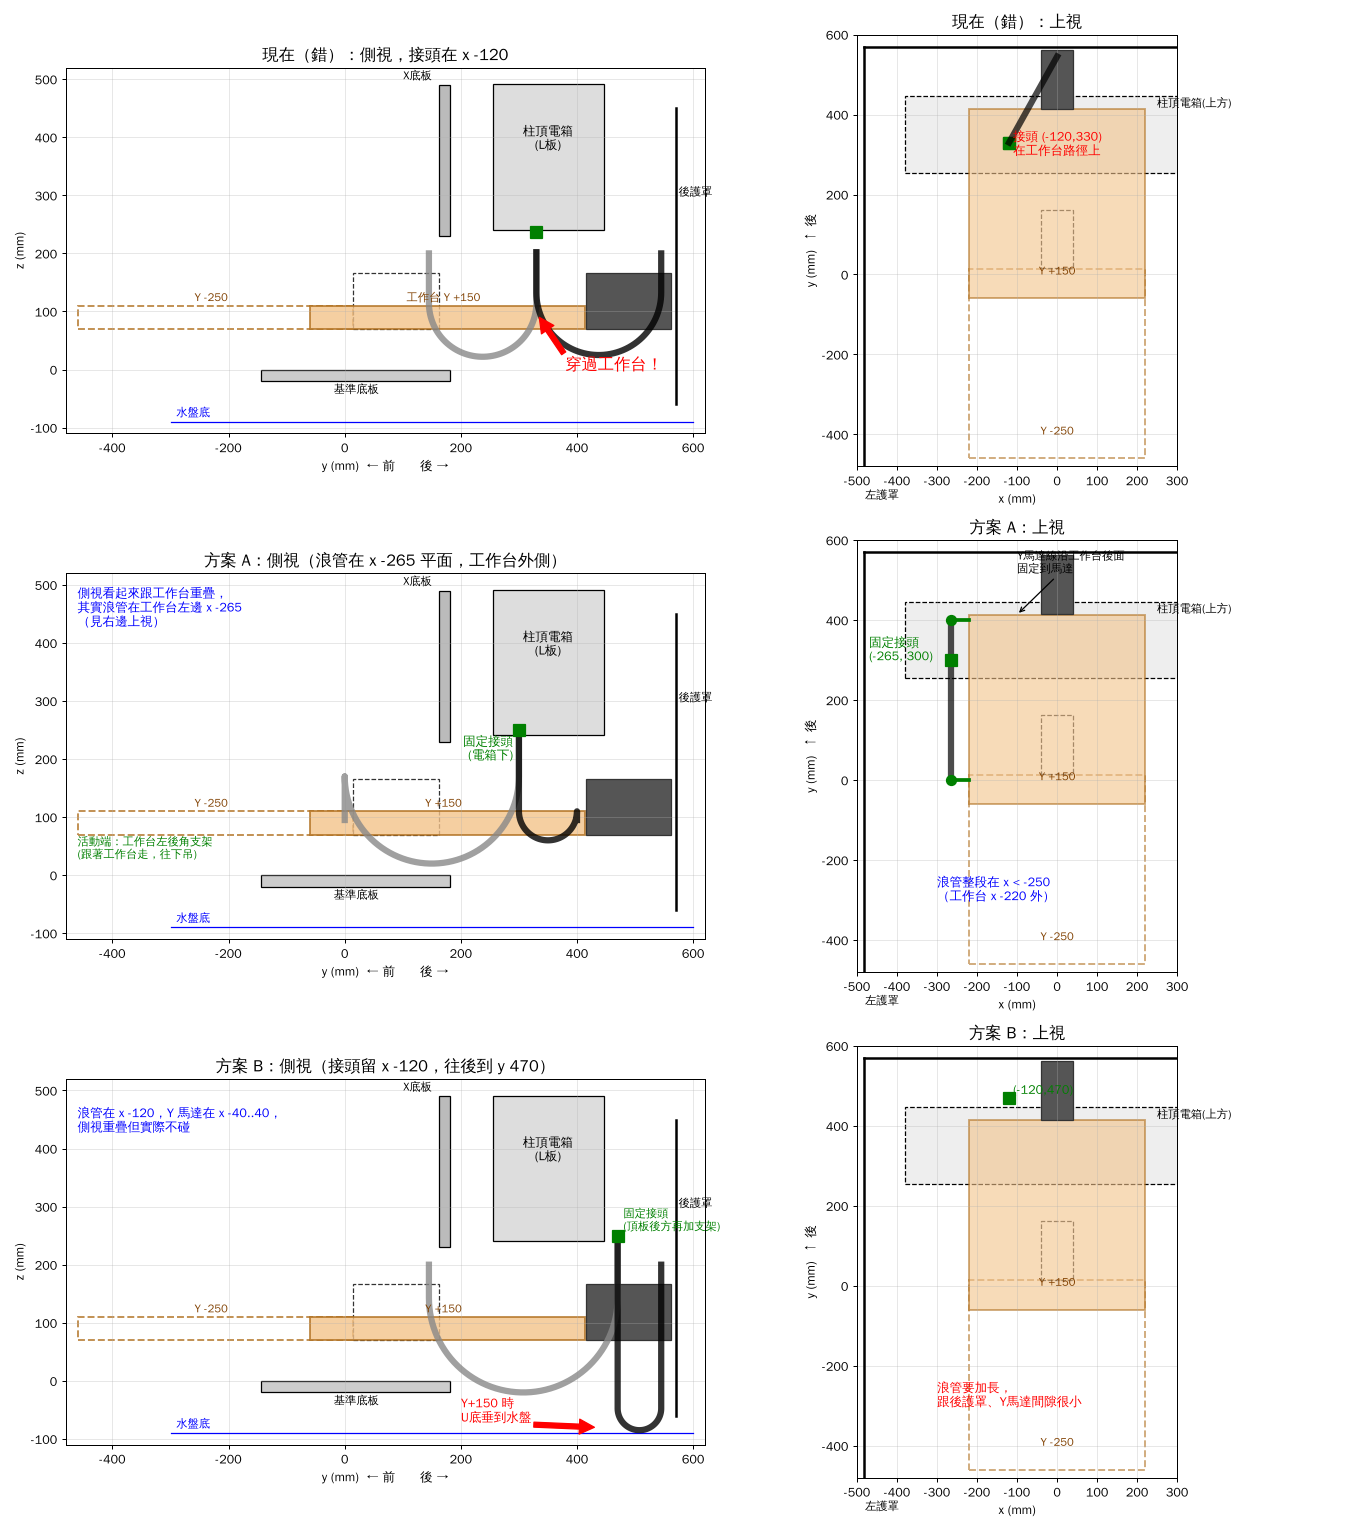

This chart was generated by the following Python code:
import matplotlib; matplotlib.use('Agg')
import matplotlib.pyplot as plt, numpy as np
from matplotlib.patches import Rectangle
plt.rcParams['font.family']='WenQuanYi Zen Hei'; plt.rcParams['axes.unicode_minus']=False
def U(y0,z0,y1,z1,zb,n=60):          # hanging U: fixed leg (y0,z0) down, moving leg (y1,z1) down, bottom at zb
    r=abs(y1-y0)/2; yc=(y0+y1)/2
    l0=np.linspace(z0,zb+r,10); l1=np.linspace(zb+r,z1,10)
    t=np.linspace(np.pi,2*np.pi,n) if y1>y0 else np.linspace(0,-np.pi,n)
    ay=yc+r*np.cos(t)*(1 if y1>y0 else 1); az=zb+r+r*np.sin(t)
    if y1<y0: ay=yc+r*np.cos(t); az=zb+r+r*np.sin(t)
    Y=np.r_[np.full(10,y0),ay,np.full(10,y1)]; Z=np.r_[l0,az,l1]; return Y,Z
fig,ax=plt.subplots(3,2,figsize=(15,17))
def frame_side(a,title):
    a.set_title(title,fontsize=13); a.set_xlabel('y (mm)  ← 前　　後 →'); a.set_ylabel('z (mm)')
    a.add_patch(Rectangle((255,241),191,250,fc='#ddd',ec='k')); a.text(350,380,'柱頂電箱\n(L板)',ha='center')
    a.add_patch(Rectangle((162,230),20,260,fc='#bbb',ec='k')); a.text(150,500,'X底板',ha='right',fontsize=9)
    a.plot([570,570],[-60,450],'k',lw=2); a.text(575,300,'後護罩',fontsize=9)
    a.add_patch(Rectangle((-145,-20),327,20,fc='#ccc',ec='k')); a.text(20,-40,'基準底板',ha='center',fontsize=9)
    a.plot([-300,600],[-90,-90],'b',lw=1); a.text(-290,-80,'水盤底',color='b',fontsize=9)
    a.set_xlim(-480,620); a.set_ylim(-110,520); a.set_aspect('equal'); a.grid(alpha=.3)
def table_side(a,Y,ls,lab):
    a.add_patch(Rectangle((-210+Y,70),474,40,fc='#f3c38a' if ls=='-' else 'none',ec='#b07020',ls=ls,lw=1.5,alpha=.8))
    a.add_patch(Rectangle((265+Y,70),147,96,fc='#555' if ls=='-' else 'none',ec='#333',ls=ls))
    a.text(20+Y,118,lab,ha='center',fontsize=9,color='#804000')
def frame_top(a,title):
    a.set_title(title,fontsize=13); a.set_xlabel('x (mm)'); a.set_ylabel('y (mm)  ↑ 後')
    a.add_patch(Rectangle((-380,255),760,191,fc='#eee',ec='k',ls='--')); a.text(250,420,'柱頂電箱(上方)',fontsize=9)
    a.plot([-484,-484],[-600,570],'k',lw=2); a.text(-480,-560,'左護罩',fontsize=9); a.plot([-484,484],[570,570],'k',lw=2)
    a.set_xlim(-500,300); a.set_ylim(-480,600); a.set_aspect('equal'); a.grid(alpha=.3)
def table_top(a,Y,ls,lab):
    a.add_patch(Rectangle((-220,-210+Y),440,474,fc='#f3c38a' if ls=='-' else 'none',ec='#b07020',ls=ls,lw=1.5,alpha=.6))
    a.add_patch(Rectangle((-40,265+Y),80,147,fc='#555' if ls=='-' else 'none',ec='#333',ls=ls))
    a.text(0,-150+Y,lab,ha='center',fontsize=9,color='#804000')
# row 0: current
a=ax[0,0]; frame_side(a,'現在（錯）：側視，接頭在 x -120'); table_side(a,-250,'--','Y -250'); table_side(a,150,'-','工作台 Y +150')
for Yp,c in ((-250,'#888'),(150,'k')):
    y,z=U(330,202,395+Yp,200,25 if Yp>0 else 22); a.plot(y,z,c,lw=5,alpha=.8)
a.plot(330,236,'gs',ms=10); a.annotate('穿過工作台！',(335,90),(380,0),color='r',fontsize=13,arrowprops=dict(color='r'))
a=ax[0,1]; frame_top(a,'現在（錯）：上視'); table_top(a,-250,'--','Y -250'); table_top(a,150,'-','Y +150')
a.plot([-120,-120],[330,330],'gs',ms=10); a.plot([-120,0],[330,545],'k',lw=5,alpha=.7); a.text(-110,300,'接頭 (-120,330)\n在工作台路徑上',color='r')
# row 1: option A
a=ax[1,0]; frame_side(a,'方案 A：側視（浪管在 x -265 平面，工作台外側）'); table_side(a,-250,'--','Y -250'); table_side(a,150,'-','Y +150')
for Yp,c in ((-250,'#888'),(150,'k')):
    y1=250+Yp; y,z=U(300,236,y1,95,20 if Yp<0 else 60); a.plot(y,z,c,lw=5,alpha=.8)
a.plot(300,250,'gs',ms=10); a.text(290,200,'固定接頭\n(電箱下)',ha='right',color='g')
a.text(-460,30,'活動端：工作台左後角支架\n(跟著工作台走，往下吊)',fontsize=9,color='g')
a.text(-460,430,'側視看起來跟工作台重疊，\n其實浪管在工作台左邊 x -265\n（見右邊上視）',fontsize=10,color='b')
a=ax[1,1]; frame_top(a,'方案 A：上視'); table_top(a,-250,'--','Y -250'); table_top(a,150,'-','Y +150')
a.plot([-265,-265],[0,400],'k',lw=5,alpha=.7); a.plot(-265,300,'gs',ms=10); a.text(-470,300,'固定接頭\n(-265, 300)',color='g')
for Yp in (-250,150): a.plot([-265,-220],[250+Yp,250+Yp],color='g',lw=3); a.plot(-265,250+Yp,'go',ms=8)
a.annotate('Y馬達線沿工作台後面\n固定到馬達',(-100,414),(-100,520),fontsize=9,arrowprops=dict(arrowstyle='->'))
a.text(-300,-300,'浪管整段在 x < -250\n（工作台 x -220 外）',fontsize=10,color='b')
# row 2: option B
a=ax[2,0]; frame_side(a,'方案 B：側視（接頭留 x -120，往後到 y 470）'); table_side(a,-250,'--','Y -250'); table_side(a,150,'-','Y +150')
for Yp,c in ((-250,'#888'),(150,'k')):
    y,z=U(470,236,395+Yp,200,-20 if Yp<0 else -85); a.plot(y,z,c,lw=5,alpha=.8)
a.plot(470,250,'gs',ms=10); a.text(-460,430,'浪管在 x -120，Y 馬達在 x -40..40，\n側視重疊但實際不碰',fontsize=10,color='b'); a.text(480,260,'固定接頭\n(頂板後方再加支架)',fontsize=9,color='g')
a.annotate('Y+150 時\nU底垂到水盤',(430,-80),(200,-70),color='r',arrowprops=dict(color='r'))
a=ax[2,1]; frame_top(a,'方案 B：上視'); table_top(a,-250,'--','Y -250'); table_top(a,150,'-','Y +150')
a.plot(-120,470,'gs',ms=10); a.text(-110,480,'(-120,470)',color='g'); a.text(-300,-300,'浪管要加長，\n跟後護罩、Y馬達間隙很小',fontsize=10,color='r')
plt.tight_layout(); plt.savefig('/home/user/CNC-DESIGN/docs/sketches/y_conduit_options.png',dpi=90)
